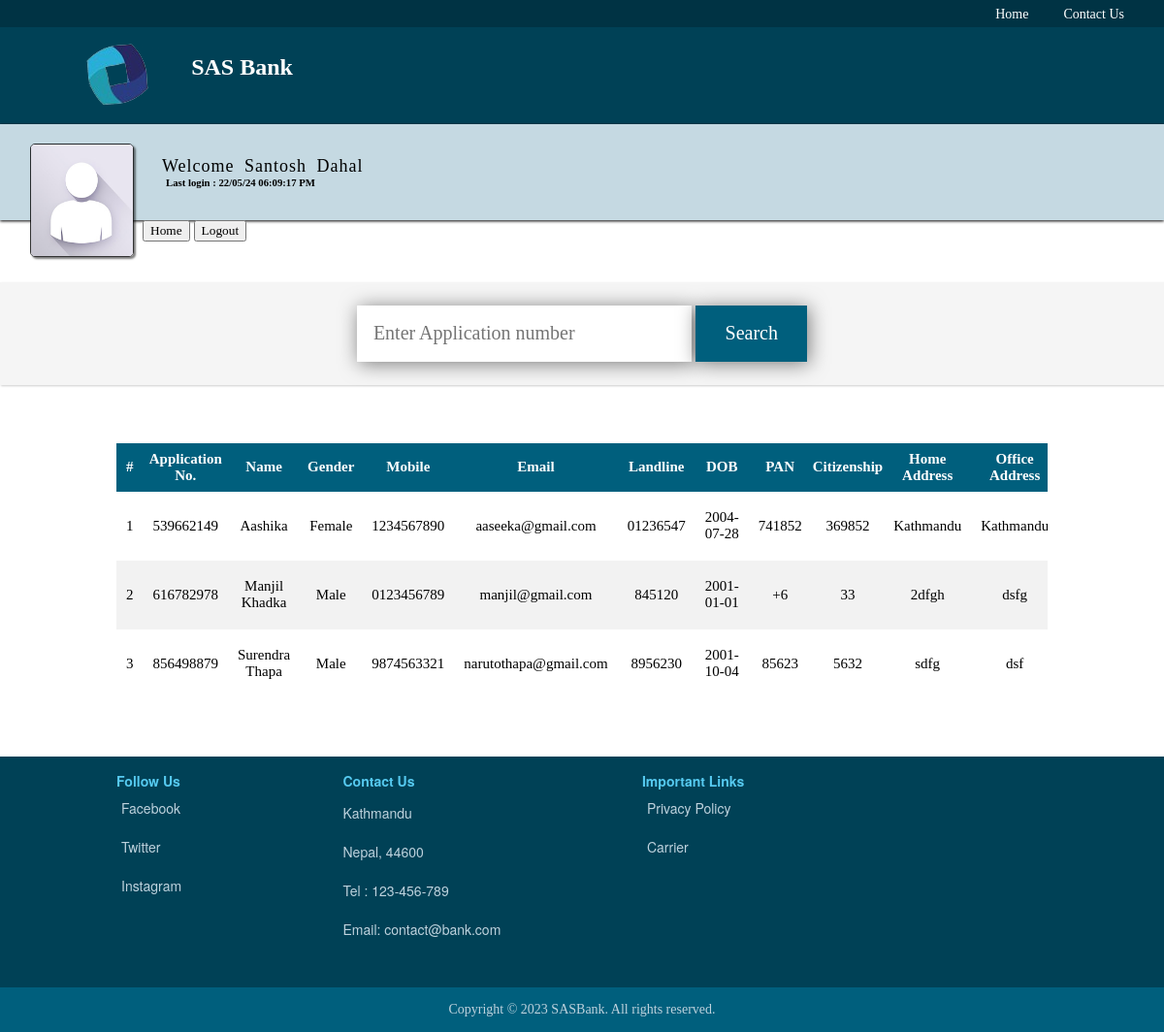
The page /pending_customers.php (signed in) on the database its author committed.
### tables this page shows
CREATE TABLE `bank_staff` (
  `Id` int(255) NOT NULL,
  `staff_name` varchar(50) DEFAULT NULL,
  `staff_id` varchar(50) DEFAULT NULL,
  `Password` varchar(50) DEFAULT NULL,
  `Mobile_no` varchar(50) DEFAULT NULL,
  `Email_id` varchar(50) DEFAULT 'Nill',
  `Gender` varchar(50) DEFAULT NULL,
  `Department` varchar(50) DEFAULT NULL,
  `DOB` varchar(50) DEFAULT NULL,
  `CITIZENSHIP` varchar(50) DEFAULT NULL,
  `PAN` varchar(50) DEFAULT NULL,
  `Home_addr` varchar(50) DEFAULT NULL,
  `Last_login` varchar(50) DEFAULT NULL
);

CREATE TABLE `pending_accounts` (
  `Application_no` varchar(50) NOT NULL,
  `Name` varchar(50) DEFAULT NULL,
  `Gender` varchar(50) DEFAULT NULL,
  `Mobile_no` varchar(50) DEFAULT NULL,
  `Email_id` varchar(50) DEFAULT 'Nil',
  `Landline_no` varchar(50) DEFAULT 'Nil',
  `DOB` varchar(50) DEFAULT NULL,
  `PAN` varchar(50) DEFAULT NULL,
  `CITIZENSHIP` varchar(50) DEFAULT NULL,
  `Home_Addr` varchar(100) DEFAULT NULL,
  `Office_Addr` varchar(100) DEFAULT NULL,
  `Country` varchar(50) DEFAULT NULL,
  `State` varchar(50) DEFAULT NULL,
  `City` varchar(50) DEFAULT NULL,
  `Pin` varchar(50) DEFAULT NULL,
  `Area_Loc` varchar(255) DEFAULT NULL,
  `Nominee_name` varchar(255) DEFAULT NULL,
  `Nominee_ac_no` varchar(255) DEFAULT NULL,
  `Account_type` varchar(50) DEFAULT NULL,
  `Application_Date` varchar(50) DEFAULT NULL
);

### pending_customers.php (the view, shortened to what this page needs)
<?php
include 'header.php';
include 'staff_profile_header.php';
include 'db_connect.php';
?>
<html>
<head>
    <link rel="stylesheet" type="text/css" href="css/pending_customers.css"/>
</head>
<body>
<div class="application_search">
    <form method="post">
        <input type="text" name="application_no" placeholder="Enter Application number" required>
        <input type="submit" name="search_application" value="Search">
    </form>
</div>
<div class="pending_customers_container">
    <table>
        <thead>
            <tr>
                <th>#</th>
                <th>Application No.</th>
                <th>Name</th>
                <th>Gender</th>
                <th>Mobile</th>
                <th>Email</th>
                <th>Landline</th>
                <th>DOB</th>
                <th>PAN</th>
                <th>Citizenship</th>
                <th>Home Address</th>
                <th>Office Address</th>
            </tr>
        </thead>
        <tbody>
            <?php
            $sql = "SELECT * FROM pending_accounts";
            $result = $conn->query($sql);
            if ($result->num_rows > 0) {
                $Sl_no = 1;
                while ($row = $result->fetch_assoc()) {
                    echo '
                        <tr>
                            <td>' . $Sl_no++ . '</td>
                            <td>' . $row['Application_no'] . '</td>
                            <td>' . $row['Name'] . '</td>
                            <td>' . $row['Gender'] . '</td>
                            <td>' . $row['Mobile_no'] . '</td>
                            <td>' . $row['Email_id'] . '</td>
                            <td>' . $row['Landline_no'] . '</td>
                            <td>' . $row['DOB'] . '</td>
                            <td>' . $row['PAN'] . '</td>
                            <td>' . $row['CITIZENSHIP'] . '</td>
                            <td>' . $row['Home_Addr'] . '</td>
                            <td>' . $row['Office_Addr'] . '</td>
                            <td>' . $row['Country'] . '</td>
                            <td>' . $row['State'] . '</td>
                            <td>' . $row['City'] . '</td>
                            <td>' . $row['Pin'] . '</td>
                            <td>' . $row['Area_Loc'] . '</td>
                            <td>' . $row['Nominee_name'] . '</td>
                            <td>' . $row['Nominee_ac_no'] . '</td>
                            <td>' . $row['Account_type'] . '</td>
                            <td>' . $row['Application_Date'] . '</td>
                        </tr>';
                }
            } else {
                echo '<tr><td colspan="21">No pending accounts found</td></tr>';
            }
            ?>
        </tbody>
    </table>
</div>
<?php
include 'footer.php';
?>
</body>
</html>

### staff_profile_header.php (shortened to what this page needs)
<html>
    <head>
    <link rel="stylesheet" type="text/css" href="css/staff_profile_header.css" />
	</head>
<body>
	<?php
		include 'db_connect.php';
        $staff_id = $_SESSION['staff_id'];
		$sql="SELECT * FROM bank_staff WHERE Staff_id= '$staff_id' ";
        $result=$conn->query($sql);
        if($result->num_rows > 0)
		$row = $result->fetch_assoc();
	?>
       <div class="head">
            <div class="customer_details">
			<img src="" onerror="this.src='img/customers/No_image.jpg'"  height="115px" width="105px"/>
			</div>
             <div class="welcome">
             <label>Welcome <?php echo $_SESSION['staff_name']; ?></label><h6 class="lstlogin">Last login : <?php echo $row['Last_login']  ; ?> </h6>
                  </div>
            <a class="staff_home" href="staff_profile.php"><input type="button" name="home" value="Home"></a>
            <a class="staff_logout" href="staff_logout.php"><input type="button" name="logout_btn" value="Logout"></a>
        </div>
        <br>
    </body>
</html>

### css/header.css (style rules this page uses)
* { margin: 0px; }
body { font-family: verdana, "Helvetica Neue", Helvetica, Arial, sans-serif; }

### css/staff_profile_header.css (style rules this page uses)
* { font-family: verdana; }
.customer_details { margin: 20px 20px; float: left; }
.customer_details img { border: 1px solid rgba(0, 0, 0, 0.8); border-radius: 5px; box-shadow: 2px 2px 2px rgba(0, 0, 0, 0.5); margin-left: 10%; }
.welcome { background-color: #c5d9e2; padding: 33px; box-shadow: 0px 1px 3px black; color: black; }
.welcome label { padding-top: 12px; padding-bottom: 12px; padding-right: 20px; padding-left: 20px; font-size: 18px; letter-spacing: 1px; word-spacing: 5px; }
.welcome .lstlogin { margin-left: 138px; }

### css/pending_customers.css (style rules this page uses)
body { font-family: Arial, sans-serif; }
.application_search { margin-top: 2%; background-color: #f5f5f5; padding: 2%; text-align: center; box-shadow: 1px 1px 2px rgba(0, 0, 0, 0.2); }
.application_search input[type="text"], .application_search input[type="submit"] { font-size: 2.5vh; padding: 1.5%; border: 0px; box-shadow: 2px 2px 20px rgba(0, 0, 0, 0.5); transition: 0.5s linear; }
.application_search input[type="text"] { width: 30%; }
.application_search input[type="submit"] { width: 10%; background-color: #005f7d; color: white; }
.pending_customers_container { margin: 5% auto; overflow-x: auto; width: 80%; background-color: antiquewhite; }
table { width: 100%; font-size: 15px; border-collapse: collapse; text-align: center; }
table th { color: white; background-color: #005f7d; height: 50px; }
tr:nth-child(even) { background-color: #f2f2f2; }
tr:nth-child(odd) { background-color: white; }
td { padding: 10px; }

### css/footer.css (style rules this page uses)
body { margin: 0px; }

### rows shown on the page
bank_staff: Last_login "22/05/24 06:09:17 PM"
pending_accounts: Application_no "539662149", Name "Aashika", Gender "Female", Mobile_no "1234567890", Email "aaseeka@gmail.com", Landline_no "01236547", DOB "2004-07-28", PAN "741852", CITIZENSHIP "369852", Home_Addr "Kathmandu", Office_Addr "Kathmandu"
pending_accounts: Application_no "616782978", Name "Manjil Khadka", Gender "Male", Mobile_no "0123456789", Email "manjil@gmail.com", Landline_no "845120", DOB "2001-01-01", PAN "+6", CITIZENSHIP "33", Home_Addr "2dfgh", Office_Addr "dsfg"
pending_accounts: Application_no "856498879", Name "Surendra Thapa", Gender "Male", Mobile_no "9874563321", Email "narutothapa@gmail.com", Landline_no "8956230", DOB "2001-10-04", PAN "85623", CITIZENSHIP "5632", Home_Addr "sdfg", Office_Addr "dsf"

### other values the page prints
$_SESSION['staff_name'] "Santosh Dahal"
